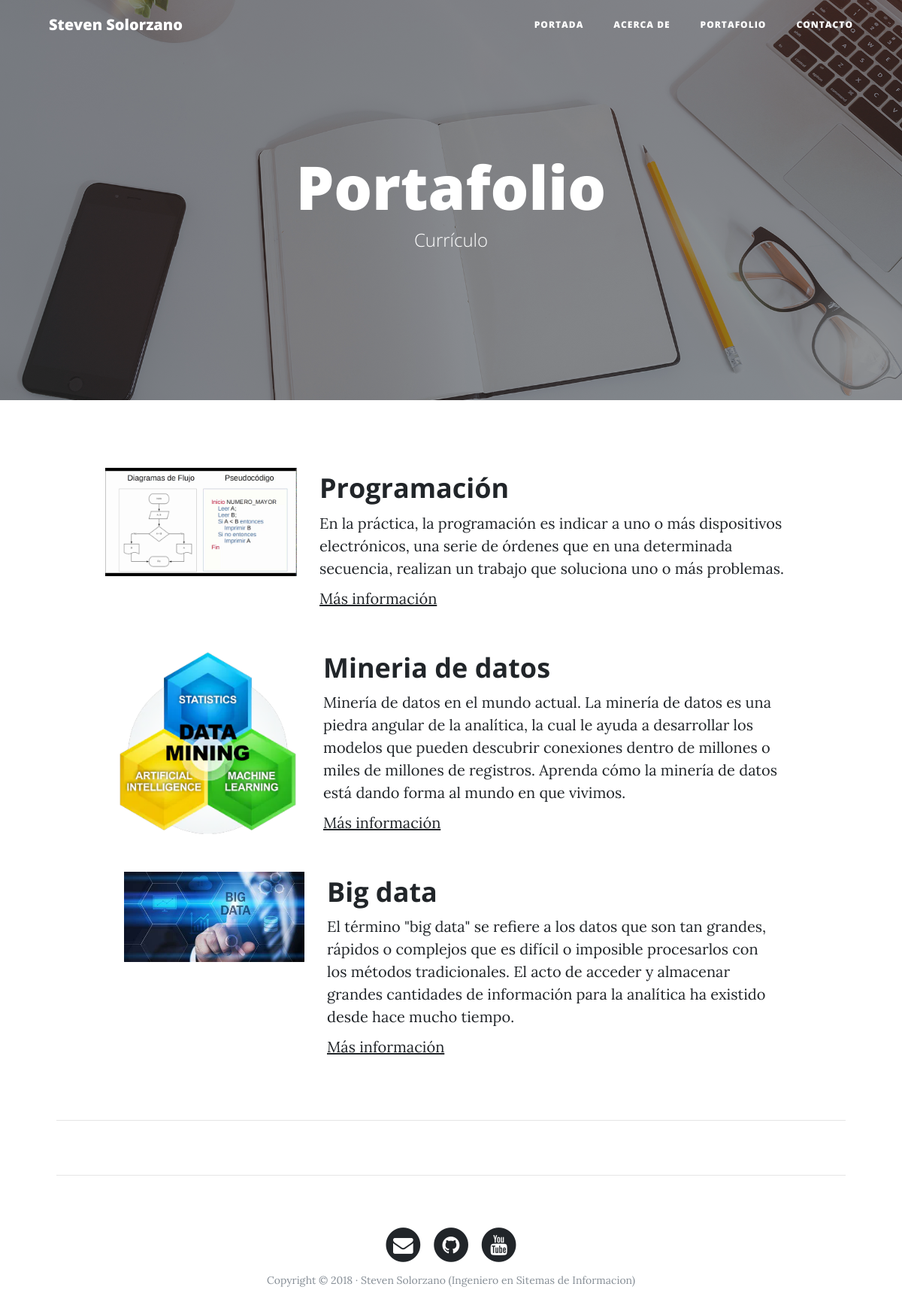
The page /portfolio/ on the database its author committed.
### portfolio/models.py (models this page shows, shortened)
class Project(models.Model):
    title = models.CharField(max_length=200, verbose_name="Título")
    description = models.TextField(verbose_name="Descripción")
    image = models.ImageField(verbose_name="Imagen", upload_to= "projects")
    Link = models.URLField(null=True, blank=True, verbose_name="Dirección Web")
    created = models.DateTimeField(auto_now_add=True, verbose_name="Fecha de Creación")
    updated = models.DateTimeField(auto_now=True, verbose_name="Fecha de Edición")
    class Meta:
        verbose_name = 'proyecto'
        verbose_name_plural = 'proyectos'
        ordering = ["-created"]

### portfolio/views.py (the view)
# urls.py: path('portfolio/',portfolio_views.portfolio, name="portfolio"),
def portfolio(request):
    projects = Project.objects.all()
    return render(request, "portfolio/portafolio.html", {'projects' : projects})

### portfolio/templates/portfolio/portafolio.html (shortened to what this page needs)
{% extends 'core/base.html' %}
{% block background %}{% load static %}{% static 'core/img/portfolio-bg.jpg' %}{% endblock %}
{% block headers %}
    <h1>Portafolio</h1>
	<span class="subheading">Currículo</span>
{% endblock %}
{% block content %}
      {%for project in projects%}
   <div class="container">
	      <div class="row project">
	      	<div class="col-lg-3 col-md-4 offset-lg-1">
			      <img class="img-fluid" src="{{project.image.url}}" alt="">
	      	</div>
	        <div class="col-lg-7 col-md-8">
	      		<h2 class="section-heading title">{{project.title}}</h2>
	          <p>{{project.description}}</p>
	          {% if project.Link %}
                    <p><a href="{{ project.Link }}">Más información</a></p>
             {% endif %}
	      	</div>
	      </div>
    {%endfor%}
{% endblock %}

### core/templates/core/base.html (shortened to what this page needs)
<!DOCTYPE html>
<html lang="es">
  <head>
    {% load static %}
    <link href="{% static 'core/vendor/bootstrap/css/bootstrap.min.css' %}" rel="stylesheet">
    <link href="{% static 'core/vendor/font-awesome/css/font-awesome.min.css' %}" rel="stylesheet" type="text/css">
    <link href="{% static 'core/css/clean-blog.min.css' %}" rel="stylesheet">
  </head>
  <body>
    <nav class="navbar navbar-expand-lg navbar-light fixed-top" id="mainNav">
      <div class="container">
        <a class="navbar-brand" href="{% url 'home' %}">Steven Solorzano</a>
        <div class="collapse navbar-collapse" id="navbarResponsive">
          <ul class="navbar-nav ml-auto">
            <li class="nav-item">
              <a class="nav-link" href="{% url 'home' %}">Portada</a>
            </li>
            <li class="nav-item">
              <a class="nav-link" href="{% url 'about' %}">Acerca de</a>
            </li>
            <li class="nav-item">
              <a class="nav-link" href="{% url 'portfolio' %}">Portafolio</a>
            </li>
            <li class="nav-item">
              <a class="nav-link" href="{% url 'contact' %}">Contacto</a>
            </li>
          </ul>
        </div>
      </div>
    </nav>
    <header class="masthead" style="background-image: url('{% block background %}{% endblock %}')">
      <div class="overlay"></div>
      <div class="container">
        <div class="row">
          <div class="col-lg-8 col-md-10 mx-auto">
            <div class="site-heading">
                {% block headers %}{% endblock %}
            </div>
          </div>
        </div>
      </div>
    </header>
    {% block content %}{%endblock%}
    <hr>
     {% if request.path != "/"%} <hr> {%endif%}
    <footer>
      <div class="container">
        <div class="row">
          <div class="col-lg-8 col-md-10 mx-auto">
            <ul class="list-inline text-center">
              <li class="list-inline-item">
                <a href="#">
                  <span class="fa-stack fa-lg">
                    <i class="fa fa-circle fa-stack-2x"></i>
                    <i class="fa fa-envelope fa-stack-1x fa-inverse"></i>
                  </span>
                </a>
              </li>
              <li class="list-inline-item">
                <a href="#">
                  <span class="fa-stack fa-lg">
                    <i class="fa fa-circle fa-stack-2x"></i>
                    <i class="fa fa-github fa-stack-1x fa-inverse"></i>
                  </span>
                </a>
              </li>
              <li class="list-inline-item">
                <a href="#">
                  <span class="fa-stack fa-lg">
                    <i class="fa fa-circle fa-stack-2x"></i>
                    <i class="fa fa-youtube fa-stack-1x fa-inverse"></i>
                  </span>
                </a>
              </li>
            </ul>
            <p class="copyright text-muted">Copyright &copy; 2018 · Steven Solorzano (Ingeniero en Sitemas de Informacion) </p>
          </div>
        </div>
      </div>
    </footer>
  </body>
</html>

### rows shown on the page
Project: image (picture), title "Programación", description "En la práctica, la programación es indicar a uno o más dispositivos electrónicos, una serie de órdenes que en una determinada secuencia, realizan un trabajo que soluciona uno o más problemas."
Project: image (picture), title "Mineria de datos", description "Minería de datos en el mundo actual. La minería de datos es una piedra angular de la analítica, la cual le ayuda a desarrollar los modelos que pueden descubrir conexiones dentro de millones o miles de millones de registros. Aprenda cómo la minería de datos está dando forma al mundo en que vivimos."
Project: image (picture), title "Big data", description "El término \"big data\" se refiere a los datos que son tan grandes, rápidos o complejos que es difícil o imposible procesarlos con los métodos tradicionales. El acto de acceder y almacenar grandes cantidades de información para la analítica ha existido desde hace mucho tiempo."
